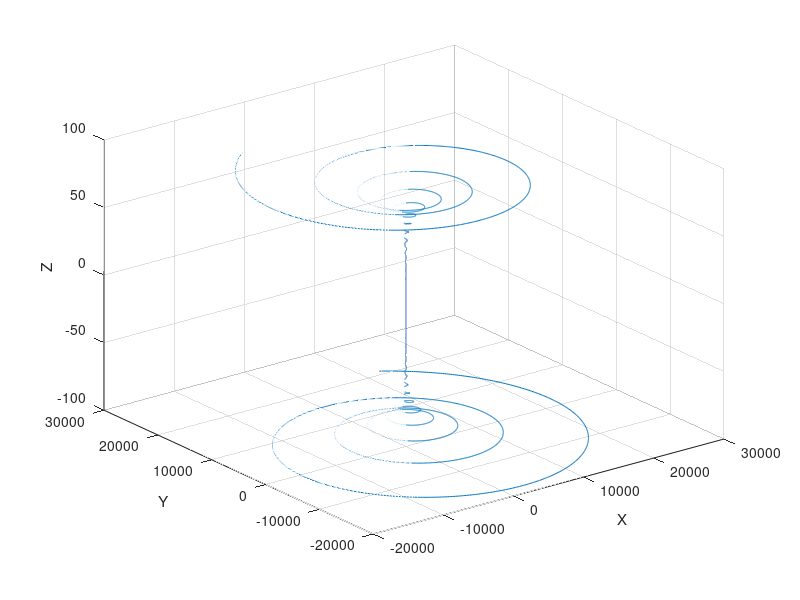
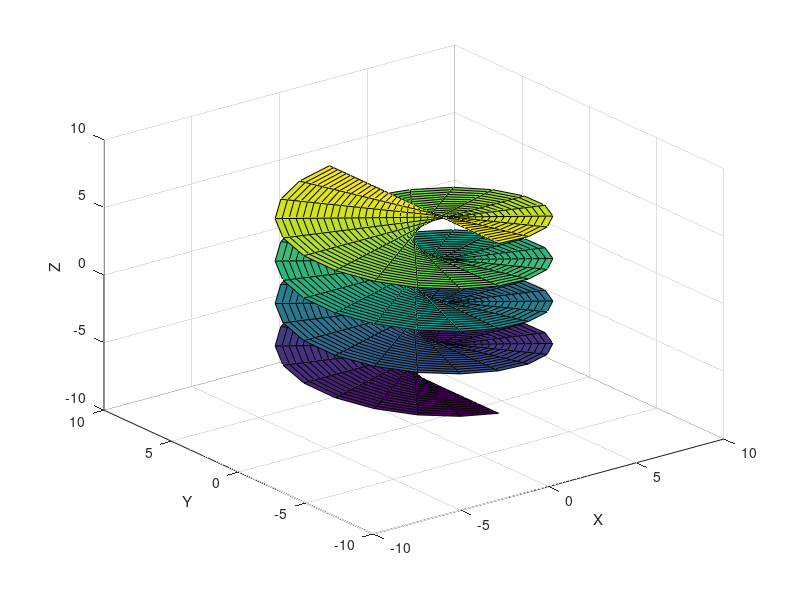
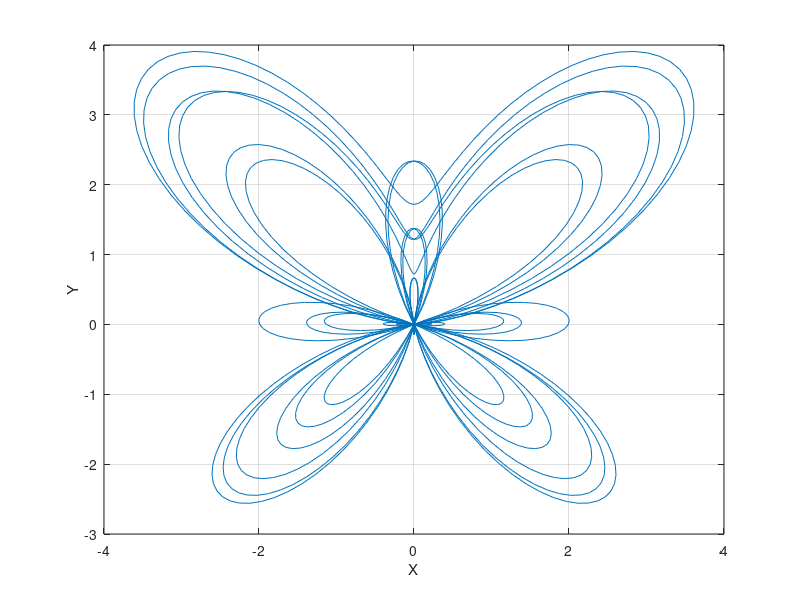
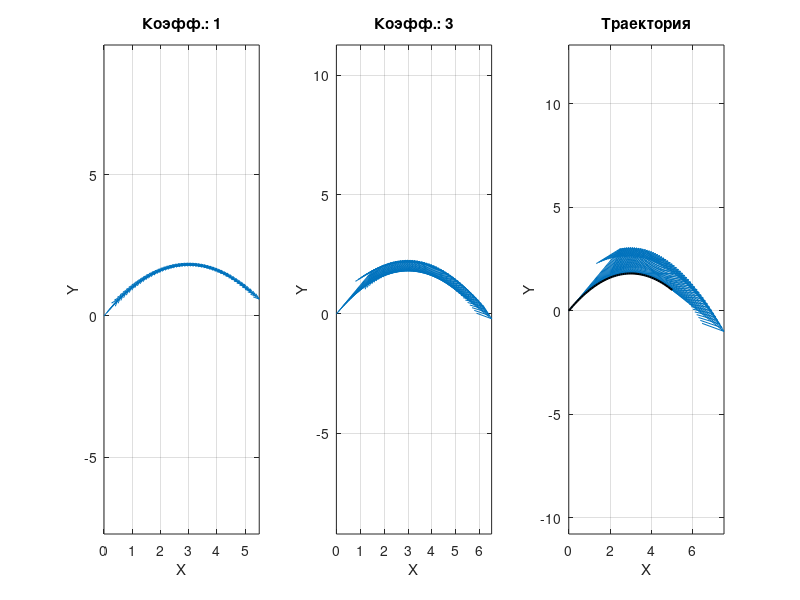

MATLAB code for these plots, in order:
figure('name', "Task01", 'numbertitle', 'off');
t = -100:0.01:100;
x = exp(abs(t-1)/10) .* sin(t);
y = exp(abs(t-1)/10) .* cos(t);
z = t;
plot3(x, y, z);
xlabel('X');
ylabel('Y');
zlabel('Z');
grid on;

figure('name', "Task02", 'numbertitle', 'off');
[u, v] = meshgrid(-2*pi:0.1*pi:2*pi, -2*pi:0.1*pi:2*pi);
x = v .* sin(u);
y = v .* cos(u);
z = u;
surf(x, y, z);
xlabel('X');
ylabel('Y');
zlabel('Z');
grid on;

figure('name', "Task03", 'numbertitle', 'off');
t = 0:0.01*pi:12*pi;
x = sin(t) .* (exp(cos(t)) - 2*cos(4*t) + sin(5*t/12));
y = cos(t) .* (exp(cos(t)) - 2*cos(4*t) + sin(5*t/12));
plot(x, y);
xlabel('X');
ylabel('Y');
grid on;

figure('name', "Task04", 'numbertitle', 'off');
t = 0:0.2:10;
ux0 = 0.5;
uy0 = 0.6;
g = 10;
m = 100;

x = ux0 * t;
y = uy0 * t - (g * t.^2) / (2 * m);

vx = ux0 * ones(size(t));
vy = uy0 - (g * t) / m;

scale_factors = [1, 3, 5];

for i = 1:length(scale_factors)
    subplot(1, 3, i);
    quiver(x, y, vx * scale_factors(i), vy * scale_factors(i), 0);
    title(['Коэфф.: ' num2str(scale_factors(i))]);
    xlabel('X');
    ylabel('Y');
    axis equal;
    grid on;
end
hold on;

disp("Task05")
plot(x, y, 'k', 'LineWidth', 1.5);
xlabel('X');
ylabel('Y');
title('Траектория');
axis equal;
grid on;

figure('name', "Task06", 'numbertitle', 'off');
compass(vx, vy);
hold on;
title('Векторные поля');
axis equal;
grid on;

figure('name', "Task07", 'numbertitle', 'off');
feather(vx, vy);
hold on;
title('Векторные поля');
axis equal;
grid on;

figure('name', "Task08", 'numbertitle', 'off');
u = 0:0.01*pi:2*pi;
v = -1:0.01*pi:1;

[U, V] = meshgrid(u, v);

x = (1 + V/2 .* cos(U/2)) .* cos(U);
y = (1 + V/2 .* cos(U/2)) .* sin(U);
z = V/2 .* sin(U/2);

partial_u = [diff(x, 1, 2), zeros(size(x, 1), 1)] ./ (0.01*pi);
partial_v = [diff(x, 1, 1); zeros(1, size(x, 2))] ./ (0.01*pi);

n_x = -partial_u ./ sqrt(partial_u.^2 + partial_v.^2 + 1);
n_y = -partial_v ./ sqrt(partial_u.^2 + partial_v.^2 + 1);
n_z = 1 ./ sqrt(partial_u.^2 + partial_v.^2 + 1);

surf(x, y, z, 'FaceAlpha', 0.7);
hold on;

quiver3(x, y, z, n_x, n_y, n_z, 'r', 'LineWidth', 1.5);

xlabel('X');
ylabel('Y');
zlabel('Z');
axis equal;
grid on;


figure('name', "Task09", 'numbertitle', 'off');
a = 1;
b = 2;

[x, y] = meshgrid(-5:0.5:5, -5:0.5:5);

z = (x.^2/a^2) - (y.^2/b^2);

partial_x = 2*x/a^2;
partial_y = -2*y/b^2;
partial_z = ones(size(x));

lengths = sqrt(partial_x.^2 + partial_y.^2 + partial_z.^2);
unit_x = partial_x ./ lengths;
unit_y = partial_y ./ lengths;
unit_z = partial_z ./ lengths;

surf(x, y, z, 'FaceAlpha', 0.7);
hold on;

quiver3(x, y, z, unit_x, unit_y, unit_z, 'r', 'LineWidth', 1.5);

xlabel('X');
ylabel('Y');
zlabel('Z');
axis equal;
grid on;


figure('name', "Task10", 'numbertitle', 'off');
a = 1;
b = 1;
c = 2;

[x, y, z] = meshgrid(-5:0.5:5, -5:0.5:5, -5:0.5:5);

hyperboloid = x.^2/a^2 + y.^2/b^2 - z.^2/c^2 + 2;

isosurface(x, y, z, hyperboloid, 0);
hold on;

partial_x = 2*x/a^2;
partial_y = 2*y/b^2;
partial_z = -2*z/c^2;

lengths = sqrt(partial_x.^2 + partial_y.^2 + partial_z.^2);
unit_x = partial_x ./ lengths;
unit_y = partial_y ./ lengths;
unit_z = partial_z ./ lengths;

quiver3(x, y, z, unit_x, unit_y, unit_z, 'r', 'LineWidth', 1.5);

xlabel('X');
ylabel('Y');
zlabel('Z');
axis equal;
grid on;

figure('name', "Task11", 'numbertitle', 'off');
[u, v] = meshgrid(0:0.1:3, 0:0.1:3);

x = cos(u) .* cos(v);
y = sin(u) .* sin(v);
z = u .* v;

partial_u = -sin(u) .* cos(v);
partial_v = -cos(u) .* sin(v);
partial_w = v;

lengths = sqrt(partial_u.^2 + partial_v.^2 + partial_w.^2);
unit_u = partial_u ./ lengths;
unit_v = partial_v ./ lengths;
unit_w = partial_w ./ lengths;

surf(x, y, z, 'FaceAlpha', 0.7);
hold on;

quiver3(x, y, z, unit_u, unit_v, unit_w, 'r', 'LineWidth', 1.5);

xlabel('X');
ylabel('Y');
zlabel('Z');
axis equal;
grid on;

figure('name', "Task12", 'numbertitle', 'off');
[u, v] = meshgrid(0:0.1:4*pi, 0.001:0.1:2);

x = cos(u) .* sin(v);
y = sin(u) .* sin(v);
z = cos(v) + log(tan(v/2)) + 0.2*u - 4;

surf(x, y, z, 'FaceAlpha', 0.7);

xlabel('X');
ylabel('Y');
zlabel('Z');
title('Parametric Surface');
axis equal;
grid on;

figure('name', "Task13", 'numbertitle', 'off');
[u, v] = meshgrid(-pi:0.01*pi:pi, -pi:0.01*pi:pi);

x = cos(u) .* (cos(v) + 3);
y = sin(u) .* (cos(v) + 3);
z = sin(v);

partial_u = -sin(u) .* (cos(v) + 3);
partial_v = -cos(u) .* sin(v);
partial_w = cos(u) .* (cos(v) + 3);

lengths = sqrt(partial_u.^2 + partial_v.^2 + partial_w.^2);
unit_u = partial_u ./ lengths;
unit_v = partial_v ./ lengths;
unit_w = partial_w ./ lengths;

quiver3(x, y, z, unit_u, unit_v, unit_w, 'r', 'LineWidth', 1.5);
hold on;
surf(x, y, z, 'FaceAlpha', 0.7);

xlabel('X');
ylabel('Y');
zlabel('Z');
title('Vector Field on Parametric Surface');
axis equal;
grid on;






